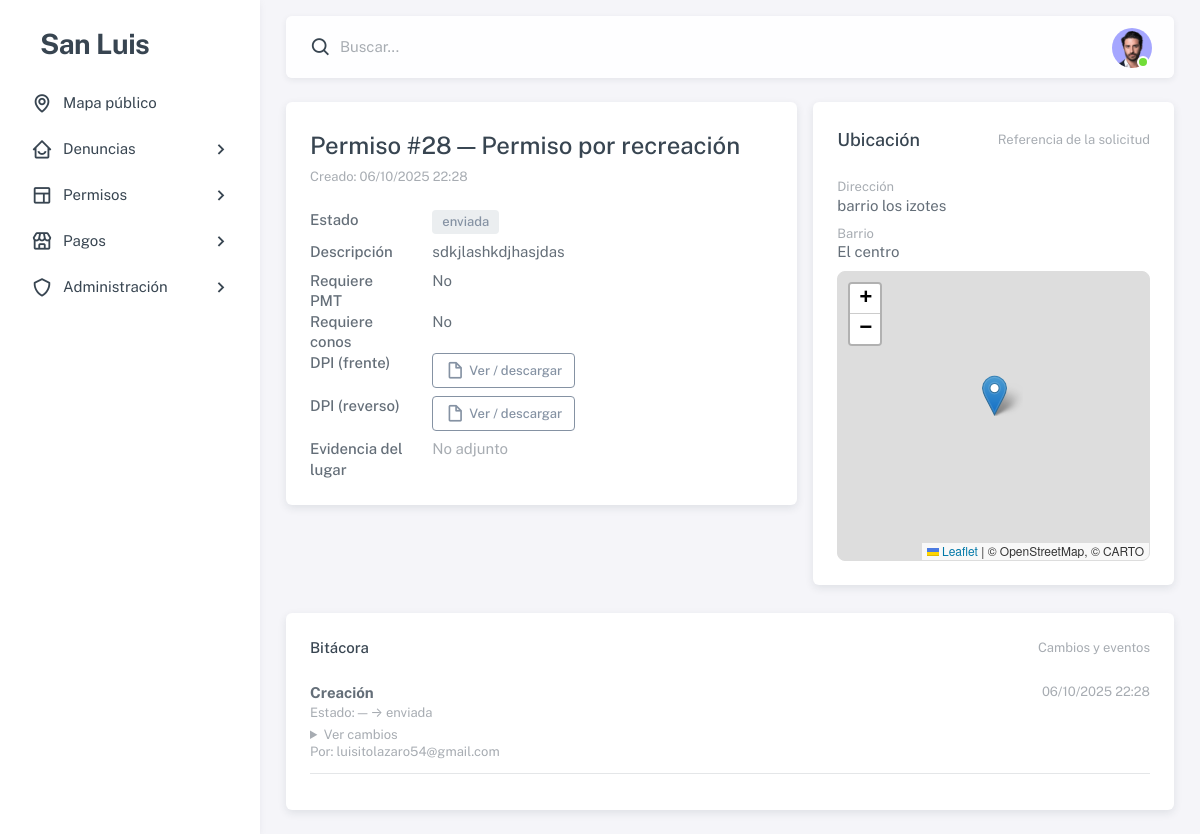
The page /permisos/28/ (signed in) on the database as committed earlier.
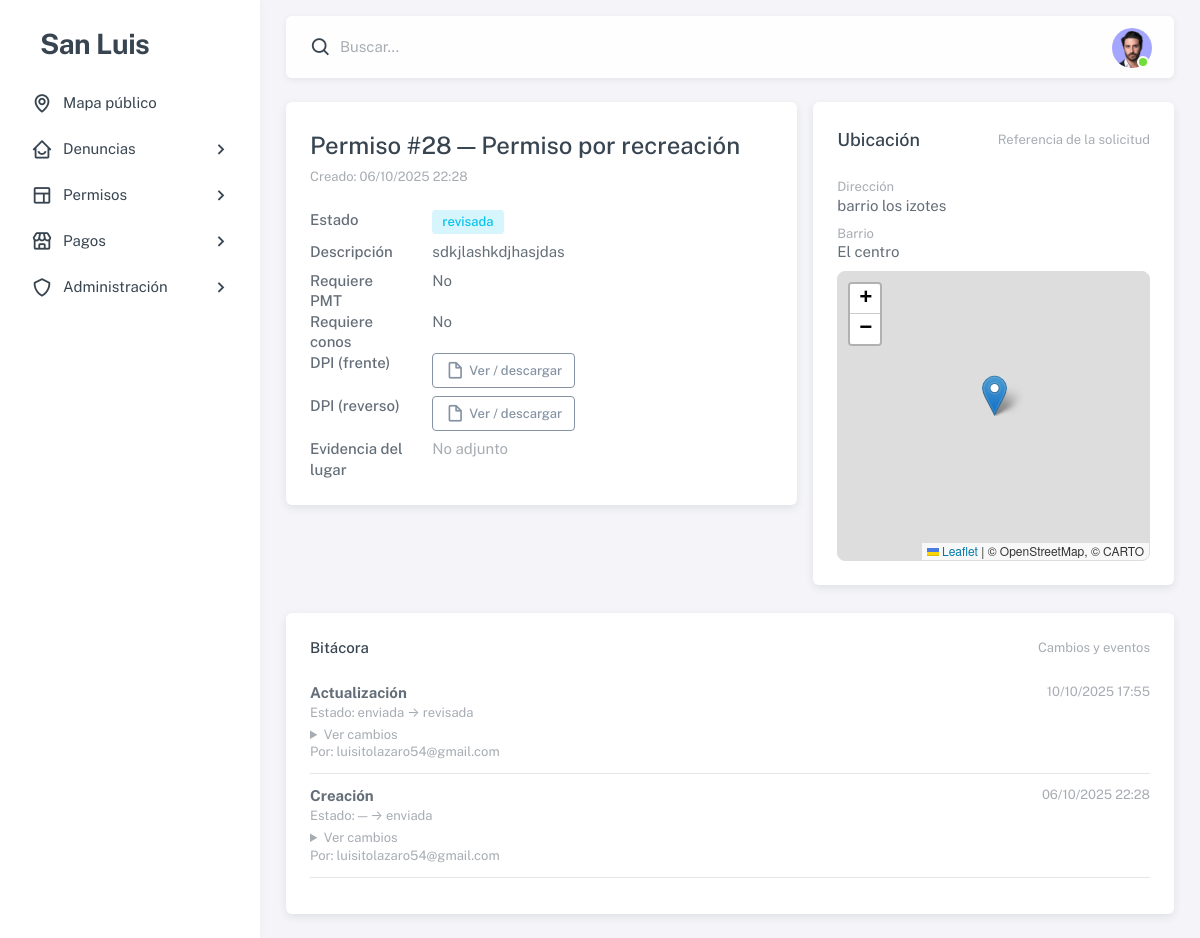
The same page on the database as committed later.
### dashboard/models.py (models this page shows, shortened)
class Permiso(models.Model):
    ESTADOS = [
        ('enviada', 'Enviada'),
        ('revisada', 'Revisada'),
        ('aceptada', 'Aceptada'),
        ('en proceso', 'En proceso'),
        ('finalizada', 'Finalizada'),
    ]
    usuario = models.ForeignKey(settings.AUTH_USER_MODEL, on_delete=models.SET_NULL, null=True, blank=True)
    ubicacion = models.ForeignKey('Ubicacion', on_delete=models.SET_NULL, null=True, blank=True)
    tipo_permiso = models.ForeignKey('TipoPermiso', on_delete=models.PROTECT)
    descripcion = models.TextField(blank=True, default='')
    dpi_frente = models.FileField(upload_to='permisos/dpi/', null=True, blank=True)
    dpi_reverso = models.FileField(upload_to='permisos/dpi/', null=True, blank=True)
    evidencia_lugar = models.FileField(upload_to='permisos/evidencia_lugar/', null=True, blank=True)
    observaciones = models.TextField(blank=True, default='')
    requiere_pmt = models.BooleanField(default=False)
    requiere_conos = models.BooleanField(default=False)
    estado = models.CharField(max_length=20, choices=ESTADOS, default='enviada')
    visible_en_mapa = models.BooleanField(default=False)
    aceptacion_nota = models.TextField(blank=True, default='')
    permiso_adjunto = models.FileField(upload_to='permisos/adjuntos/', null=True, blank=True)
    aceptado_por = models.ForeignKey(
        settings.AUTH_USER_MODEL, on_delete=models.SET_NULL,
        null=True, blank=True, related_name='permisos_aceptados'
    )
    creado_en = models.DateTimeField(auto_now_add=True)
    comienza_en = models.DateTimeField()
    termina_en  = models.DateTimeField()
    finalizado_en = models.DateTimeField(null=True, blank=True)
    class Meta:
        indexes = [
            models.Index(fields=['estado']),
            models.Index(fields=['creado_en']),
        ]

class BitacoraPermiso(models.Model):
    permiso = models.ForeignKey('Permiso', on_delete=models.CASCADE, related_name='bitacoras')
    usuario = models.ForeignKey(settings.AUTH_USER_MODEL, on_delete=models.SET_NULL, null=True, blank=True)
    accion = models.TextField()
    estado_anterior = models.CharField(max_length=20, blank=True, default="")
    estado_nuevo = models.CharField(max_length=20, blank=True, default="")
    cambios = models.JSONField(default=dict, blank=True)     # {"campo": ["antes","despues"]}
    actor = models.CharField(max_length=20, choices=ACTOR_CHOICES, blank=True, default="")
    ip = models.CharField(max_length=45, blank=True, default="")
    user_agent = models.TextField(blank=True, default="")
    fecha = models.DateTimeField(auto_now_add=True)
    class Meta:
        indexes = [
            models.Index(fields=['fecha']),
        ]

class Usuario(AbstractBaseUser, PermissionsMixin):
    TIPO_USUARIO_CHOICES = [
        ('ciudadano', 'Ciudadano'),
        ('administrador', 'Administrador'),
    ]
    nombre = models.CharField(max_length=100)
    apellido = models.CharField(max_length=100)
    correo = models.EmailField(unique=True, max_length=150)
    telefono = models.CharField(max_length=20, blank=True, null=True)
    es_activo = models.BooleanField(default=False)
    token_activacion = models.UUIDField(default=uuid.uuid4, editable=False)
    token_creado_en = models.DateTimeField(default=timezone.now)  # Fecha para validar 24h
    tipo_usuario = models.CharField(max_length=20, choices=TIPO_USUARIO_CHOICES, default='ciudadano')
    creado_en = models.DateTimeField(auto_now_add=True)
    is_staff = models.BooleanField(default=False)
    USERNAME_FIELD = 'correo'
    REQUIRED_FIELDS = ['nombre', 'apellido', 'telefono']
    objects = UsuarioManager()

class TipoPermiso(models.Model):
    nombre = models.CharField(max_length=100, unique=True)

class Ubicacion(models.Model):
    latitud = models.DecimalField(max_digits=10, decimal_places=8, null=True, blank=True)
    longitud = models.DecimalField(max_digits=11, decimal_places=8, null=True, blank=True)
    direccion = models.TextField(blank=True, null=True)
    barrio = models.ForeignKey(Barrio, null=True, blank=True, on_delete=models.SET_NULL)

class Barrio(models.Model):
    nombre = models.CharField(max_length=100, unique=True)

### dashboard/views/user.py (the view)
# urls.py: path("permisos/<int:pk>/", user.permiso_detalle, name="permiso_detalle"),
@login_required(login_url="login")
def permiso_detalle(request, pk):
    p = get_object_or_404(
        Permiso.objects.select_related("tipo_permiso", "ubicacion__barrio").prefetch_related("bitacoras"),
        pk=pk,
        usuario=request.user,
    )
    bitacoras = sorted(p.bitacoras.all(), key=lambda b: b.fecha, reverse=True)
    return render(request, "user/permiso_detalle.html", {"p": p, "bitacoras": bitacoras})

### dashboard/templates/user/permiso_detalle.html (shortened to what the changed rows need)
{% extends "user/index.html" %}
{% load static %}
{% block content %}
<div class="row g-4">
  <div class="col-12 col-xl-7">
    <div class="card mb-4">
      <div class="card-header d-flex align-items-center justify-content-between">
        <div>
          <h4 class="mb-1">
            Permiso #{{ p.id }}
            {% if p.tipo_permiso %}— {{ p.tipo_permiso.nombre }}{% endif %}
          </h4>
          <div class="text-muted small">
            Creado: {{ p.creado_en|date:"d/m/Y H:i" }}
          </div>
        </div>
      </div>
      <div class="card-body">
        <dl class="row mb-0">
          <dt class="col-sm-4 col-lg-3">Estado</dt>
          <dd class="col-sm-8 col-lg-9">
            <span class="badge
                {% if p.estado == 'finalizada' %}bg-label-success
                {% elif p.estado == 'en proceso' %}bg-label-warning
                {% elif p.estado == 'revisada' or p.estado == 'aceptada' %}bg-label-info
                {% else %}bg-label-secondary{% endif %}">
              {{ p.estado|default_if_none:"—" }}
            </span>
          </dd>
          <dt class="col-sm-4 col-lg-3">Descripción</dt>
          <dd class="col-sm-8 col-lg-9">{{ p.descripcion|default_if_none:"—"|linebreaksbr }}</dd>
          <dt class="col-sm-4 col-lg-3">Requiere PMT</dt>
          <dd class="col-sm-8 col-lg-9">{{ p.requiere_pmt|yesno:"Sí,No" }}</dd>
          <dt class="col-sm-4 col-lg-3">Requiere conos</dt>
          <dd class="col-sm-8 col-lg-9">{{ p.requiere_conos|yesno:"Sí,No" }}</dd>
          <dt class="col-sm-4 col-lg-3">DPI (frente)</dt>
          <dd class="col-sm-8 col-lg-9">
            {% if p.dpi_frente %}
            <a class="btn btn-sm btn-outline-secondary" href="{{ p.dpi_frente.url }}" target="_blank" rel="noopener">
            </a>
            {% else %}
            <span class="text-muted">No adjunto</span>
            {% endif %}
          </dd>
          <dt class="col-sm-4 col-lg-3">DPI (reverso)</dt>
          <dd class="col-sm-8 col-lg-9">
            {% if p.dpi_reverso %}
            <a class="btn btn-sm btn-outline-secondary" href="{{ p.dpi_reverso.url }}" target="_blank" rel="noopener">
            </a>
            {% else %}
            <span class="text-muted">No adjunto</span>
            {% endif %}
          </dd>
          <dt class="col-sm-4 col-lg-3">Evidencia del lugar</dt>
          <dd class="col-sm-8 col-lg-9">
            {% if p.evidencia_lugar %}
            <a class="btn btn-sm btn-outline-secondary" href="{{ p.evidencia_lugar.url }}" target="_blank"
              rel="noopener">
              <i class="bx bx-file-blank me-1"></i> Ver / descargar
            </a>
            {% else %}
            <span class="text-muted">No adjunto</span>
            {% endif %}
          </dd>
        </dl>
      </div>
    </div>
  </div>
  <div class="col-12 col-xl-5">
    <div class="card mb-4">
      <div class="card-body">
        {% if p.ubicacion %}
        <div class="mb-2">
          <small class="text-muted d-block">Dirección</small>
          <div>{{ p.ubicacion.direccion|default_if_none:"—" }}</div>
        </div>
        <div class="mb-2">
          <small class="text-muted d-block">Barrio</small>
          <div>
            {% if p.ubicacion.barrio %}{{ p.ubicacion.barrio.nombre }}{% else %}—{% endif %}
          </div>
        </div>
        {% if p.ubicacion.latitud and p.ubicacion.longitud %}
        <div id="mapa-detalle-permiso" style="height: 290px; border-radius:.5rem; border:1px solid #ddd;"></div>
        {% else %}
        <div class="text-muted">Sin coordenadas.</div>
        {% endif %}
        {% else %}
        <div class="text-muted">Sin ubicación registrada.</div>
        {% endif %}
      </div>
    </div>
  </div>
</div>
<div class="card mt-3">
  <div class="card-body">
    {% if bitacoras %}
      <ul class="list-unstyled mb-0">
        {% for b in bitacoras %}
          <li class="mb-3 pb-3 border-bottom">
            <div class="d-flex justify-content-between">
              <strong>{{ b.accion }}</strong>
              <small class="text-muted">{{ b.fecha|date:"d/m/Y H:i" }}</small>
            </div>
            {% if b.estado_anterior or b.estado_nuevo %}
              <div class="small text-muted">
                Estado: {{ b.estado_anterior|default:"—" }} → {{ b.estado_nuevo|default:"—" }}
              </div>
            {% endif %}
            {% if b.cambios is not None %}
              {% with elid='cambios_'|add:b.id|stringformat:"s" %}
                <details class="mt-1">
                  <summary class="small text-muted">Ver cambios</summary>
                </details>
              {% endwith %}
            {% endif %}
            {% if b.usuario %}
              <div class="small text-muted">Por: {{ b.usuario.correo }}</div>
            {% endif %}
          </li>
        {% endfor %}
      </ul>
    {% else %}
      <div class="text-muted">Aún no hay eventos.</div>
    {% endif %}
  </div>
</div>
{% if p.ubicacion and p.ubicacion.latitud and p.ubicacion.longitud %}
  <link rel="stylesheet" href="https://unpkg.com/leaflet@1.9.4/dist/leaflet.css">
{% endif %}
{% endblock %}

Rows that differ between the two databases and show on the page:
changed Permiso "sdkjlashkdjhasjdas": estado "enviada" → "revisada"
added BitacoraPermiso: accion "Actualización", fecha "10/10/2025 17:55", estado_anterior "enviada", estado_nuevo "revisada", usuario.correo "luisitolazaro54@gmail.com"
